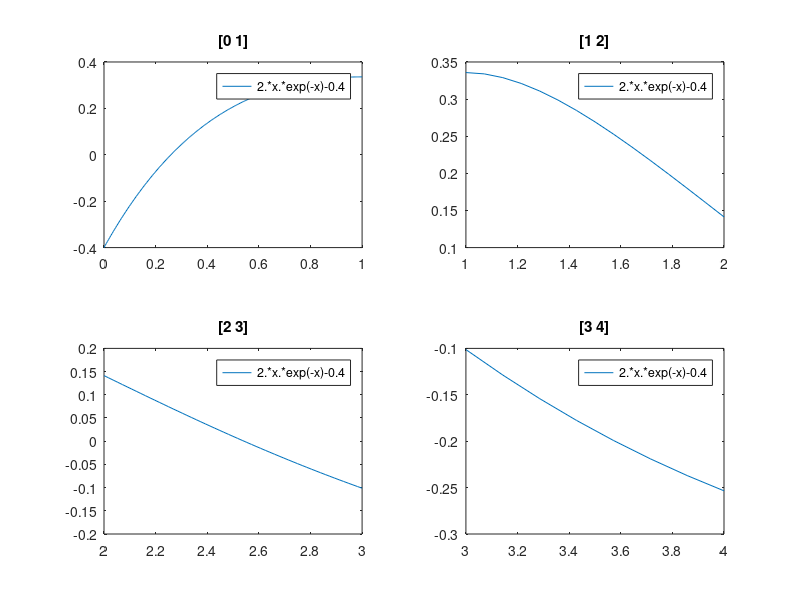

Here is the MATLAB script that generated this plot:
% Intermediate value theorem
% If f(x) is continuous function between [a,b]
% , and if f(a) * f(b) < 0, 
% then there exists at least one root between a and b

clear all; close all; clc

%% plots
subplot(2,2,1)
fplot('2*x*exp(-x)-0.4', [0 1]);
title('[0 1]')

subplot(2,2,2)
fplot('2*x*exp(-x)-0.4', [1 2]);
title('[1 2]')

subplot(2,2,3)
fplot('2*x*exp(-x)-0.4', [2 3]);
title('[2 3]')


subplot(2,2,4)
fplot('2*x*exp(-x)-0.4', [3 4]);
title('[3 4]')

%% 